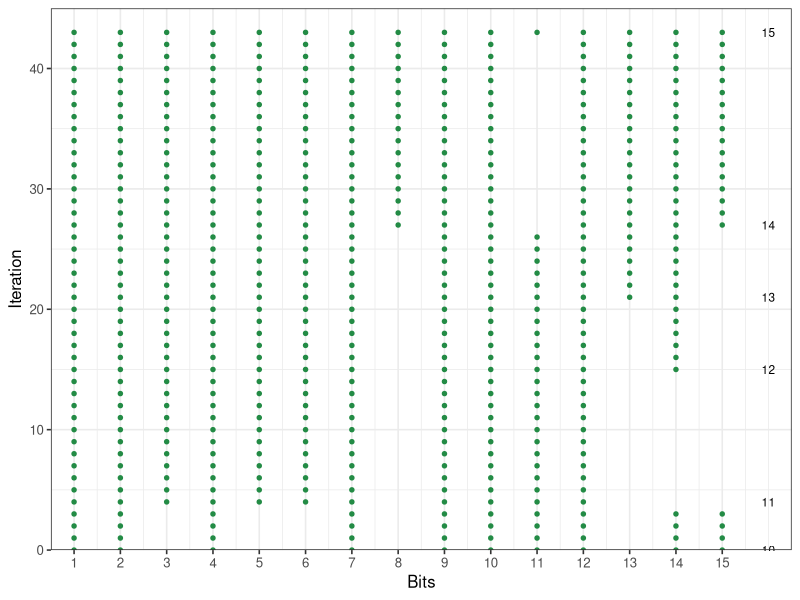

Recreate this plot in R.
# Used in: 03-bit.tex
#
# Runs a simple one-max evolutionary algorithm on bit strings. The figure shows
# the best individual after each iteration, with green points marking bits that
# are set to one and the right-hand labels showing the current fitness.

set.seed(1L)

library(data.table)
library(ggplot2)

evaluate_population = function(population) {
  vapply(population, sum, integer(1L))
}

generate_binary_population = function(n_individuals, n_bits) {
  replicate(n_individuals, sample(c(0L, 1L), n_bits, replace = TRUE), simplify = FALSE)
}

mutate_bitflip = function(population, p_flip) {
  lapply(population, function(individual) {
    mutation_mask = runif(length(individual)) < p_flip
    individual[mutation_mask] = 1L - individual[mutation_mask]
    individual
  })
}

select_mu_plus_lambda = function(population, offspring, fitness, offspring_fitness, mu) {
  combined_population = c(population, offspring)
  combined_fitness = c(fitness, offspring_fitness)
  keep = order(combined_fitness, decreasing = TRUE)[seq_len(mu)]

  list(
    population = combined_population[keep],
    fitness = combined_fitness[keep]
  )
}

record_best_individual = function(population, fitness, iteration) {
  best_id = which.max(fitness)
  data.table(
    iteration = iteration,
    bit = seq_along(population[[best_id]]),
    value = population[[best_id]],
    fitness = fitness[[best_id]]
  )
}

n_bits = 15L
mu = 15L
lambda = 5L
max_iter = 150L
mutation_probability = 0.05

population = generate_binary_population(mu, n_bits)
fitness = evaluate_population(population)
best_history = list(record_best_individual(population, fitness, iteration = 0L))

for (iteration in seq_len(max_iter)) {
  parent_ids = sample(seq_len(mu), lambda)
  offspring = mutate_bitflip(population[parent_ids], p_flip = mutation_probability)
  offspring_fitness = evaluate_population(offspring)

  selection = select_mu_plus_lambda(population, offspring, fitness, offspring_fitness, mu = mu)
  population = selection$population
  fitness = selection$fitness

  best_history[[iteration + 1L]] = record_best_individual(population, fitness, iteration = iteration)

  if (max(fitness) == n_bits) {
    break
  }
}

best_history_dt = rbindlist(best_history)
fitness_labels_dt = unique(best_history_dt[, .(iteration, fitness)], by = "fitness")
max_recorded_iter = max(best_history_dt$iteration)

one_max_plot = ggplot(best_history_dt[value == 1L], aes(x = bit, y = iteration)) +
  geom_point(size = 1.2, color = "#238b45") +
  geom_text(
    data = fitness_labels_dt,
    aes(x = n_bits + 1L, y = iteration, label = fitness),
    inherit.aes = FALSE,
    size = 3
  ) +
  coord_cartesian(xlim = c(0.5, n_bits + 1.5), ylim = c(0, max_recorded_iter + 2), expand = FALSE) +
  scale_x_continuous(breaks = seq_len(n_bits)) +
  theme_bw(base_size = 12) +
  labs(x = "Bits", y = "Iteration")

dir.create("../figure", showWarnings = FALSE)

ggsave("../figure/one_max_example.pdf", one_max_plot, width = 7, height = 4)
